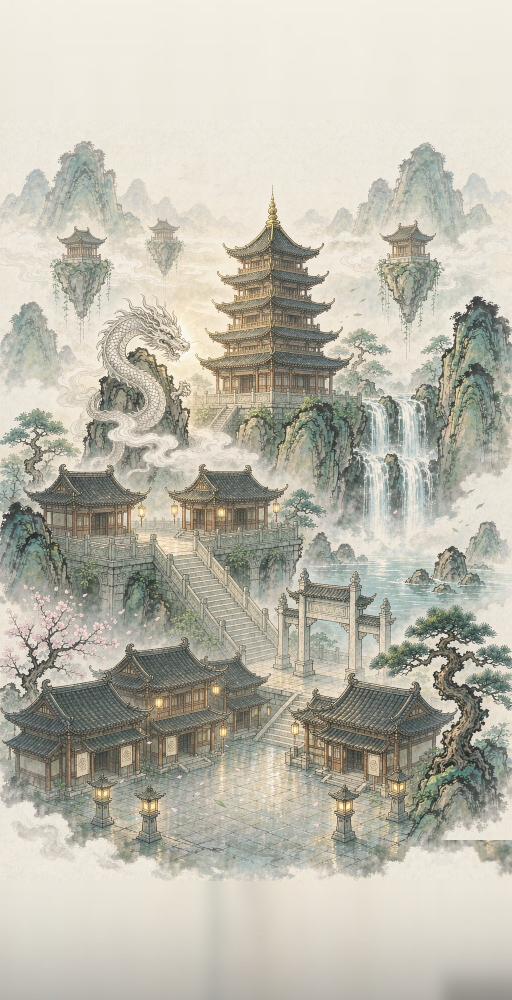
#> input picture assets/city_ink/bg_ink.jpg, 1024 x 2000 px (shown at 1/2 size)
$ python fix_bg_seam.py ../assets/city_ink/bg_ink.jpg
#> lines starting #> are read from the running program, lines starting #| are printed output that depends on the picture
#!/usr/bin/env python3
"""主城背景图底部接缝修复。

bg_ink.jpg 在 y≈1679 处有一条贯穿全宽的水平硬边：上方是山石/地面的浅色雾化边缘，
下方接着一段更暗、带镜像重影的画面（做雾底时的镜像延展），两者直接拼接，
在游戏里就是用户看到的「右下角断层」。

做法：让雾从接缝上方一点点「涨上来」，把接缝和下方的镜像重影一起吃掉 ——
不交叉混合（那会做出更怪的对称重影），而是按 y 归一化后整体溶进雾色。
雾色取接缝下方 120px 处的纯雾带，横向大半径模糊，只保留缓慢明暗起伏。

用法：
  python3 tools/fix_bg_seam.py --dry    # 只输出 /tmp 预览
  python3 tools/fix_bg_seam.py          # 写回原图（先备份 .bak-seam）
"""
import os
import shutil
import sys

import numpy as np
from PIL import Image, ImageFilter

PROJ = os.path.dirname(os.path.dirname(os.path.abspath(__file__)))
SRC = os.path.join(PROJ, "assets/city_ink/bg_ink.jpg")
PREVIEW = "/tmp/bg_ink_seam_fixed.jpg"

SEAM_Y = 1679
FADE_UP = 110       # 接缝以上多少像素开始起雾
FADE_DOWN = 150     # 接缝以下多少像素彻底成雾


def smoothstep(t):
    t = np.clip(t, 0.0, 1.0)
    return t * t * (3.0 - 2.0 * t)


def main():
    dry = "--dry" in sys.argv
    img = Image.open(SRC).convert("RGB")
#> img is the input picture: PIL image 1024x2000 RGB; mean R, G, B 189.1, 186.1, 173.2
    a = np.asarray(img).astype(np.float32)
    h, w, _ = a.shape
#> h = 2000; w = 1024

    # 雾色参考：接缝下方「已经是纯雾」的窄带
    ref = a[SEAM_Y + 130:SEAM_Y + 220].mean(axis=0)            # (w,3)
#> ref = 1024 rows, first 8: [218.7, 214.7, 203.7], [218.6, 214.6, 203.6], [218.6, 214.6, 203.6], [218.6, 214.6, 203.6], [218.6, 214.6, 203.6], [218.8, 214.8, 203.8], [218.9, 214.9, 203.9], [219, 215, 204]
    ref_img = Image.fromarray(ref.clip(0, 255).astype(np.uint8).reshape(1, w, 3))
    ref_img = ref_img.filter(ImageFilter.GaussianBlur(24))
    fog_row = np.asarray(ref_img).astype(np.float32).reshape(w, 3)
#> fog_row = 1024 rows, first 8: [219, 215, 204], [219, 215, 204], [219, 215, 204], [219, 215, 204], [219, 215, 204], [219, 215, 204], [219, 215, 204], [219, 215, 204]

    out = a.copy()
    y_start = SEAM_Y - FADE_UP
    y_end = SEAM_Y + FADE_DOWN
    for y in range(max(0, y_start), min(h, y_end)):
        if y <= SEAM_Y:
            # 接缝以上：雾从 0 涨到 0.92，接缝处两侧都已几乎全被雾盖住
            t = (y - y_start) / float(SEAM_Y - y_start)
            alpha = 0.92 * smoothstep(t)
        else:
            # 接缝以下：0.92 → 1，把残留的镜像重影彻底压掉
            t = (y - SEAM_Y) / float(y_end - SEAM_Y)
            alpha = 0.92 + 0.08 * smoothstep(t)
        out[y] = a[y] * (1.0 - alpha) + fog_row * alpha
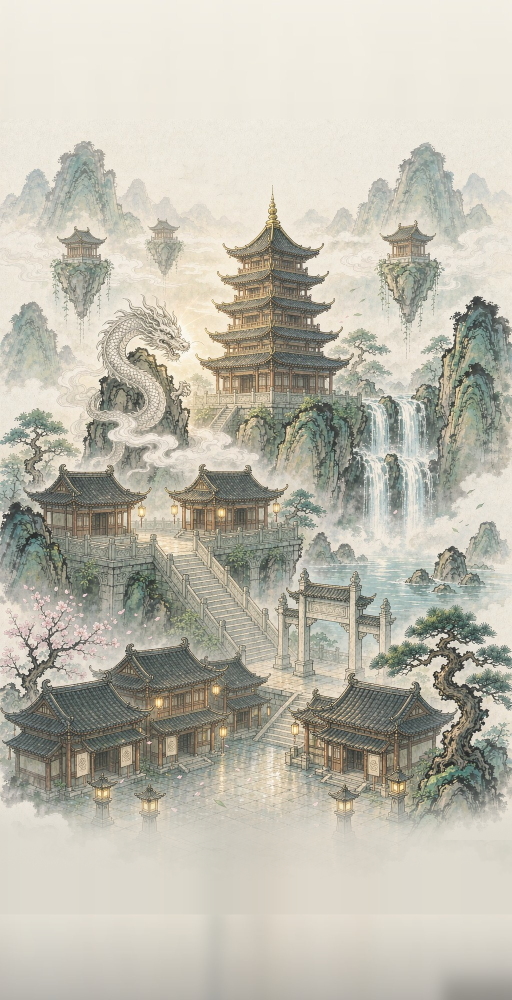
#> out: shape (2000, 1024, 3) float32 (shown at 1/2 size); mean R, G, B 191, 187.8, 173.7

    res = Image.fromarray(out.clip(0, 255).astype(np.uint8))
    if dry:
        res.save(PREVIEW, quality=95)
        print("dry-run ->", PREVIEW)
    else:
        bak = SRC + ".bak-seam"
        if not os.path.exists(bak):
            shutil.copyfile(SRC, bak)
            print("备份原图 ->", bak)
        res.save(SRC, quality=95, subsampling=0)
        print("已写回", SRC)

    g = np.asarray(res.convert("L"), dtype=np.int16)
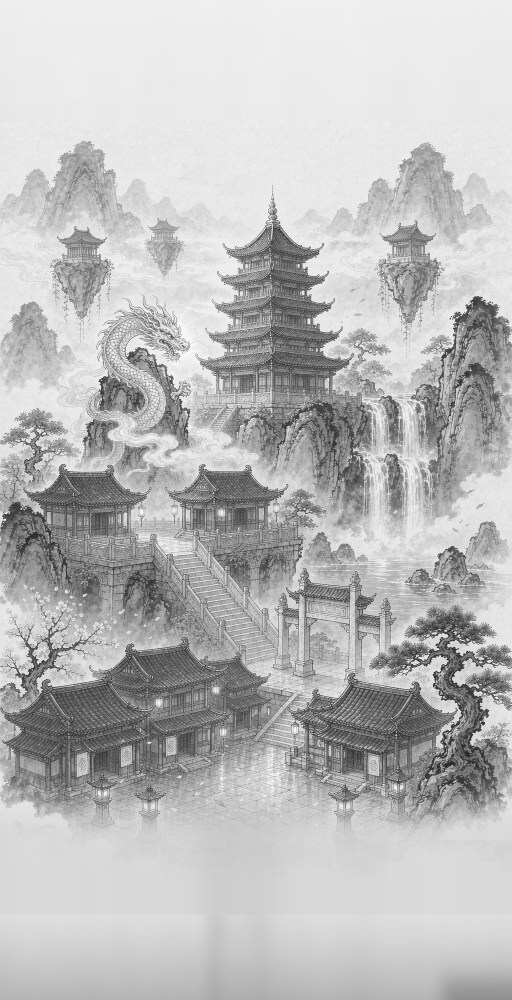
#> g: shape (2000, 1024) int16 (shown at 1/2 size); min 30, max 255, mean 186.8
    d2 = np.abs(np.diff(g, axis=0))
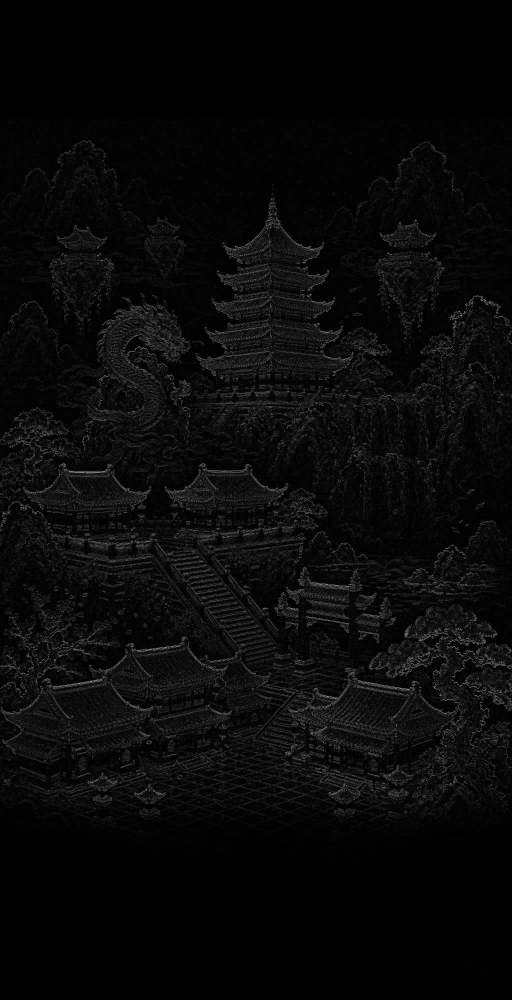
#> d2: shape (1999, 1024) int16 (shown at 1/2 size); min 0, max 184, mean 9.2
    print("接缝跳变占比（修复前 y=1678 为 0.65）:")
    for y in (SEAM_Y - 1, SEAM_Y, SEAM_Y + 1):
        print("  y=%d %.3f" % (y, (d2[y] > 8).mean()))
#> this loop made 3 passes
#|   y=1678 0.000
#|   y=1679 0.010
#|   y=1680 0.002


if __name__ == "__main__":
    main()
